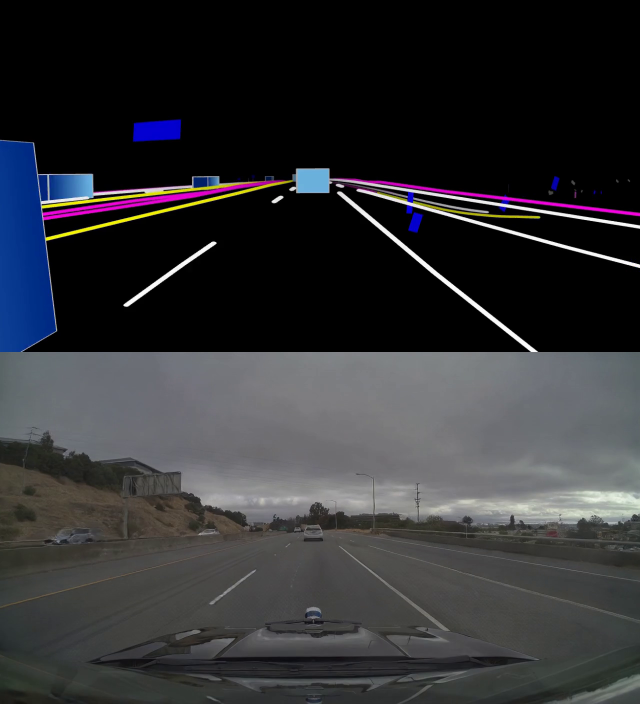
#> input picture frame 4 of artifacts/omnidreams_rtx_sr_benchmark_20260722/baseline/omnidreams-sv-2steps-chunk2-loc6-lightvae-lighttae.mp4, 1280 x 1408 px (shown at 1/2 size)
$ python analyze_results.py   (older library calls are emulated)
#> lines starting #> are read from the running program, lines starting #| are printed output that depends on the picture
"""Summarize matched OmniDreams native and RTX VSR benchmark outputs."""

from __future__ import annotations

import json
import math
from pathlib import Path

import cv2
import numpy as np


ROOT = Path(__file__).resolve().parent
SLUG = "omnidreams-sv-2steps-chunk2-loc6-lightvae-lighttae"
BASELINE_VIDEO = ROOT / "baseline" / f"{SLUG}.mp4"
RTX_VIDEO = ROOT / "rtx_super_resolution" / f"{SLUG}.mp4"
COMPARISONS = ROOT / "comparisons"
WARMUP_CHUNKS = 3


def _read_video(path: Path, *, baseline_canvas: bool = False) -> np.ndarray:
#> called with baseline_canvas = True
    capture = cv2.VideoCapture(str(path))
    frames: list[np.ndarray] = []
    while True:
        ok, frame = capture.read()
#> frame is the input picture: shape (1408, 1280, 3); mean B, G, R 51.7, 48.7, 48.2
        if not ok:
            break
        if baseline_canvas:
            frame = frame[frame.shape[0] // 2 :, :, :]
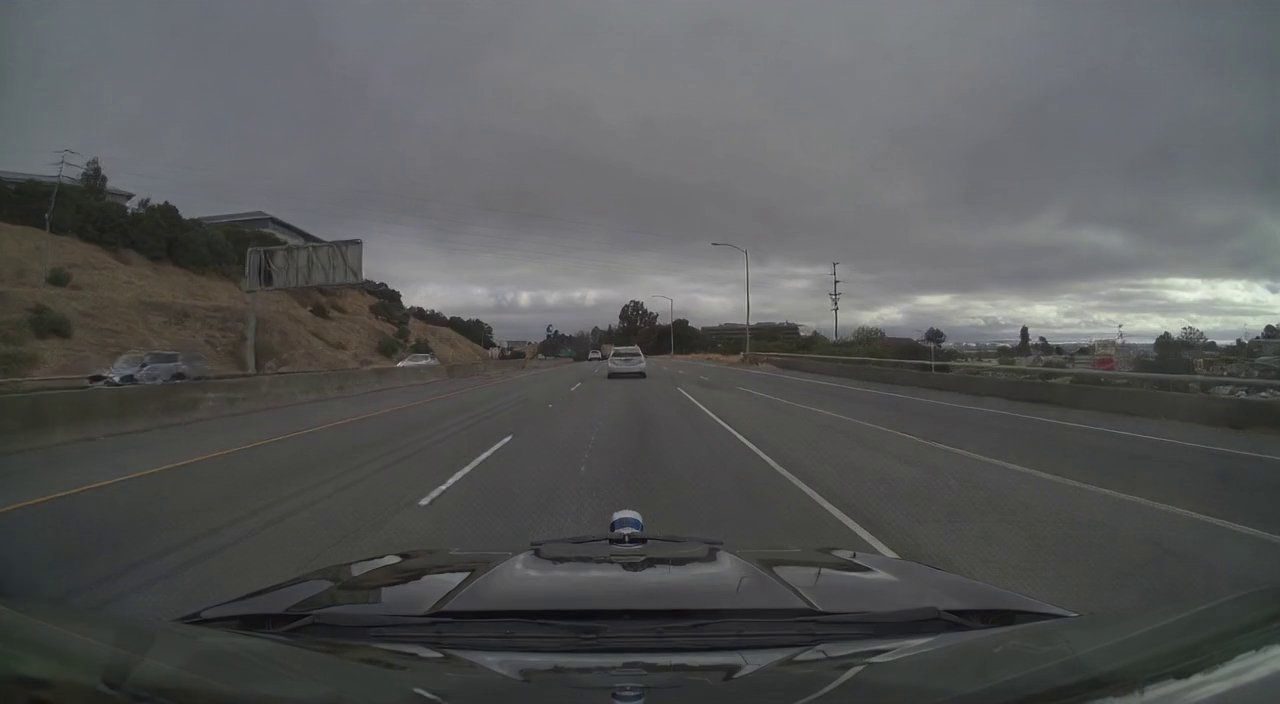
#> frame: shape (704, 1280, 3); mean B, G, R 87.4, 87.4, 86.6
        frames.append(frame)
    capture.release()
    if not frames:
        raise RuntimeError(f"no frames decoded from {path}")
    return np.stack(frames)


# [14 lines left out: function _ssim_luma, not called in this run]


def _psnr(a: np.ndarray, b: np.ndarray) -> float:
    mse = float(np.mean((a.astype(np.float64) - b.astype(np.float64)) ** 2))
    return math.inf if mse == 0 else 10.0 * math.log10((255.0**2) / mse)


# [97 lines left out: functions _sharpness, _distribution, _label, _write_comparisons, _performance, not called in this run]


def main() -> None:
    baseline = _read_video(BASELINE_VIDEO, baseline_canvas=True)
    rtx = _read_video(RTX_VIDEO)
    if len(baseline) != len(rtx):
        raise RuntimeError(f"frame count mismatch: baseline={len(baseline)}, rtx={len(rtx)}")

    lanczos = np.stack(
        [cv2.resize(frame, (2560, 1408), interpolation=cv2.INTER_LANCZOS4) for frame in baseline]
    )
    downsampled_rtx = np.stack(
        [cv2.resize(frame, (1280, 704), interpolation=cv2.INTER_AREA) for frame in rtx]
    )

    high_psnr = [_psnr(a, b) for a, b in zip(lanczos, rtx)]
    high_ssim = [_ssim_luma(a, b) for a, b in zip(lanczos, rtx)]
    down_psnr = [_psnr(a, b) for a, b in zip(baseline, downsampled_rtx)]
    down_ssim = [_ssim_luma(a, b) for a, b in zip(baseline, downsampled_rtx)]
    baseline_sharpness = [_sharpness(frame) for frame in lanczos]
    rtx_sharpness = [_sharpness(frame) for frame in rtx]
    baseline_temporal = [
        float(np.mean(np.abs(lanczos[i].astype(np.float32) - lanczos[i - 1].astype(np.float32))))
        for i in range(1, len(lanczos))
    ]
    rtx_temporal = [
        float(np.mean(np.abs(rtx[i].astype(np.float32) - rtx[i - 1].astype(np.float32))))
        for i in range(1, len(rtx))
    ]

    result = {
        "inputs": {
            "baseline_video": str(BASELINE_VIDEO.relative_to(ROOT)),
            "rtx_video": str(RTX_VIDEO.relative_to(ROOT)),
            "frame_count": int(len(baseline)),
            "native_resolution": [1280, 704],
            "rtx_resolution": [2560, 1408],
        },
        "performance": _performance(),
        "quality": {
            "rtx_vs_lanczos_2x_psnr_db": _distribution(high_psnr),
            "rtx_vs_lanczos_2x_ssim_luma": _distribution(high_ssim),
            "rtx_downsampled_vs_native_psnr_db": _distribution(down_psnr),
            "rtx_downsampled_vs_native_ssim_luma": _distribution(down_ssim),
            "lanczos_2x_laplacian_variance": _distribution([v[0] for v in baseline_sharpness]),
            "rtx_laplacian_variance": _distribution([v[0] for v in rtx_sharpness]),
            "lanczos_2x_sobel_energy": _distribution([v[1] for v in baseline_sharpness]),
            "rtx_sobel_energy": _distribution([v[1] for v in rtx_sharpness]),
            "lanczos_temporal_frame_delta_mae": _distribution(baseline_temporal),
            "rtx_temporal_frame_delta_mae": _distribution(rtx_temporal),
        },
        "visual_comparison": _write_comparisons(lanczos, rtx),
    }
    (ROOT / "metrics.json").write_text(json.dumps(result, indent=2) + "\n")
    print(json.dumps(result, indent=2))


if __name__ == "__main__":
    main()

$ run again, starting later in the video
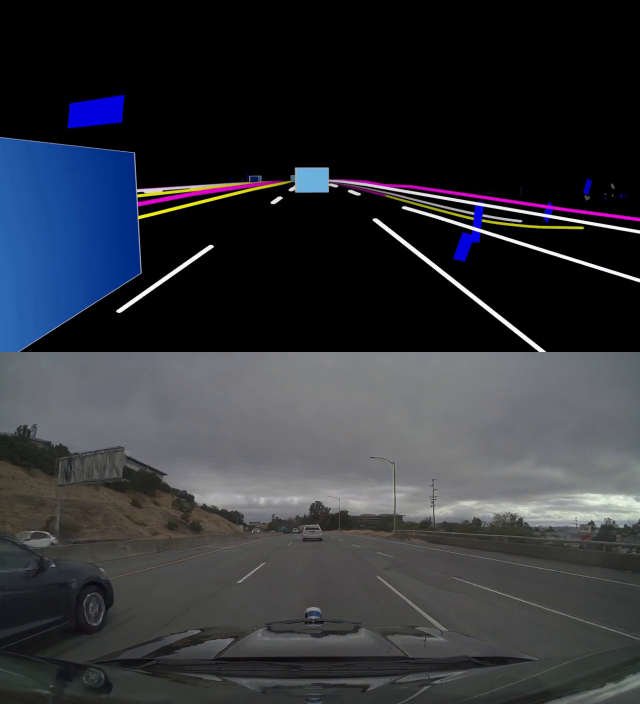
#> input picture frame 20 of artifacts/omnidreams_rtx_sr_benchmark_20260722/baseline/omnidreams-sv-2steps-chunk2-loc6-lightvae-lighttae.mp4, 1280 x 1408 px (shown at 1/2 size)
#> in _read_video, frame is the input picture: shape (1408, 1280, 3); mean B, G, R 56, 50.2, 47.7
#> in _read_video, `frame = frame[frame.shape[0] // 2 :, :, :]`:
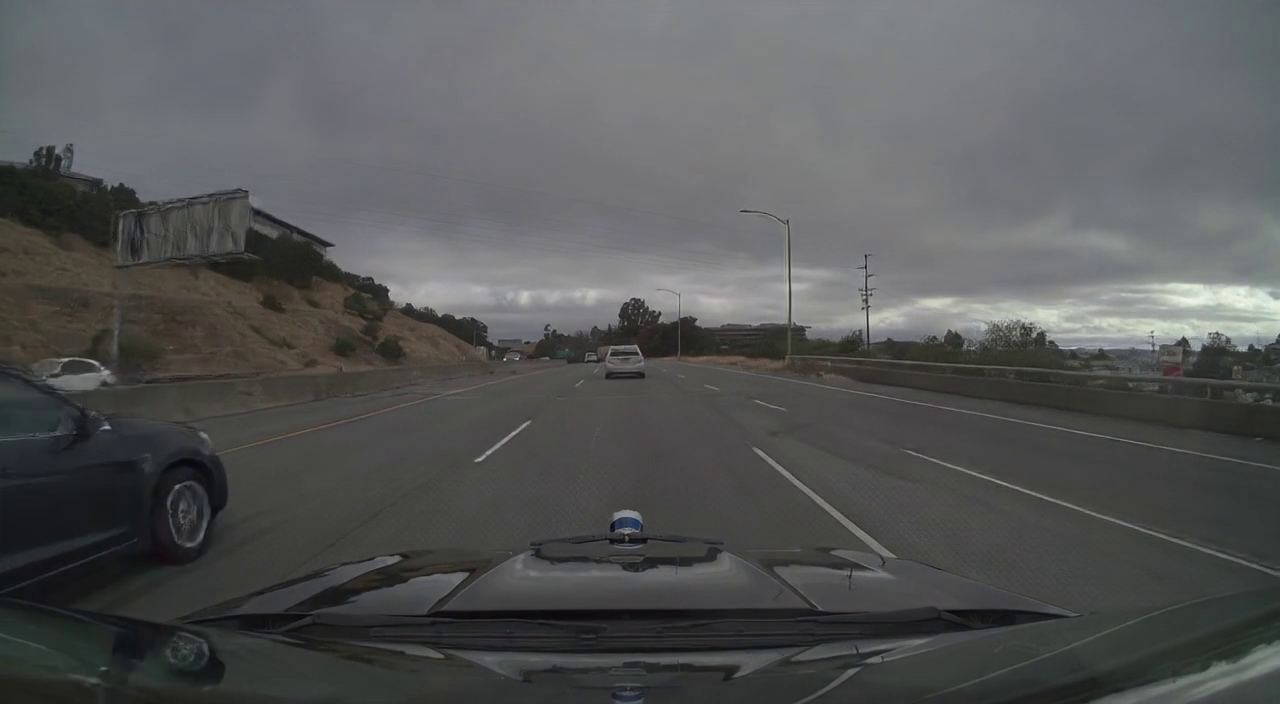
#> frame: shape (704, 1280, 3); mean B, G, R 86.6, 86.3, 85.4
